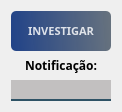
                  <widget class="QWidget" name="layoutWidget_18">
                   <property name="geometry">
                    <rect>
                     <x>11</x>
                     <y>210</y>
                     <width>112</width>
                     <height>99</height>
                    </rect>
                   </property>
                   <layout class="QVBoxLayout" name="verticalLayout_4">
                    <item>
                     <widget class="QPushButton" name="btn_iniciar_investigacao">
                      <property name="minimumSize">
                       <size>
                        <width>100</width>
                        <height>40</height>
                       </size>
                      </property>
                      <property name="font">
                       <font>
                        <family>Reem Kufi</family>
                        <pointsize>8</pointsize>
                        <bold>true</bold>
                       </font>
                      </property>
                      <property name="styleSheet">
                       <string notr="true">QPushButton#btn_iniciar_investigacao{
	background-color: qlineargradient(spread:pad, x1:0, y1:0.505682, x2:1, y2:0.477, stop:0 rgba(0, 39,119, 219), stop:1 rgba(85, 98, 112, 226));
	color:rgba(255, 255, 255, 210);
	border-radius: 5px;
}
QPushButton#btn_iniciar_investigacao:hover{
	background-color: qlineargradient(spread:pad, x1:0, y1:0.505682,x2:1,y2:0.477, stop:0 rgba(150, 123, 111, 219), stop:1 rgba(85, 81, 84, 226));
}
QPushButton#btn_iniciar_investigacao:pressed{
	padding-left:5px;
	padding -top:5px;
	background-color:rgba(150, 123, 111, 255);
}</string>
                      </property>
                      <property name="text">
                       <string>INVESTIGAR</string>
                      </property>
                      <property name="icon">
                       <iconset>
                        <normaloff>:/Imagem/investigacao.png</normaloff>:/Imagem/investigacao.png</iconset>
                      </property>
                      <property name="iconSize">
                       <size>
                        <width>24</width>
                        <height>24</height>
                       </size>
                      </property>
                     </widget>
                    </item>
                    <item>
                     <widget class="QLabel" name="label_111">
                      <property name="font">
                       <font>
                        <family>Reem Kufi</family>
                        <pointsize>9</pointsize>
                        <bold>true</bold>
                       </font>
                      </property>
                      <property name="styleSheet">
                       <string notr="true">color: rgb(0,0,0);</string>
                      </property>
                      <property name="text">
                       <string>Notificação:</string>
                      </property>
                      <property name="alignment">
                       <set>Qt::AlignCenter</set>
                      </property>
                     </widget>
                    </item>
                    <item>
                     <widget class="QLineEdit" name="txt_paciente_3">
                      <property name="enabled">
                       <bool>true</bool>
                      </property>
                      <property name="minimumSize">
                       <size>
                        <width>100</width>
                        <height>21</height>
                       </size>
                      </property>
                      <property name="font">
                       <font>
                        <family>Reem Kufi</family>
                       </font>
                      </property>
                      <property name="styleSheet">
                       <string notr="true">background-color: rgba(10,0,0,50);
border:2px solid rgba(0,0,0,0);
border-bottom-color:rgba(46,82,101,255);
color:rgb(0,0,0);
padding-bottom:7px</string>
                      </property>
                      <property name="alignment">
                       <set>Qt::AlignCenter</set>
                      </property>
                     </widget>
                    </item>
                   </layout>
                  </widget>
